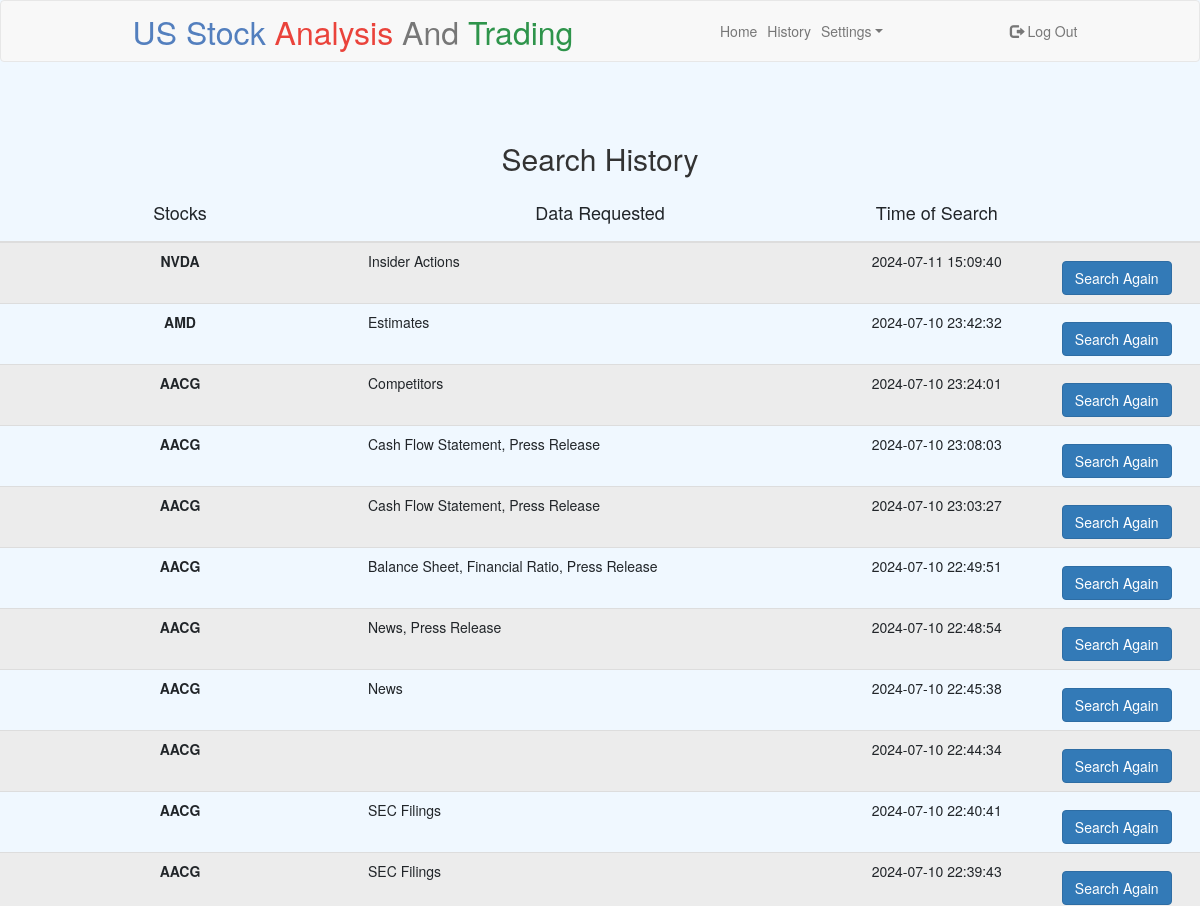
/history (signed in, upper part), run on an earlier commit of the app's database.
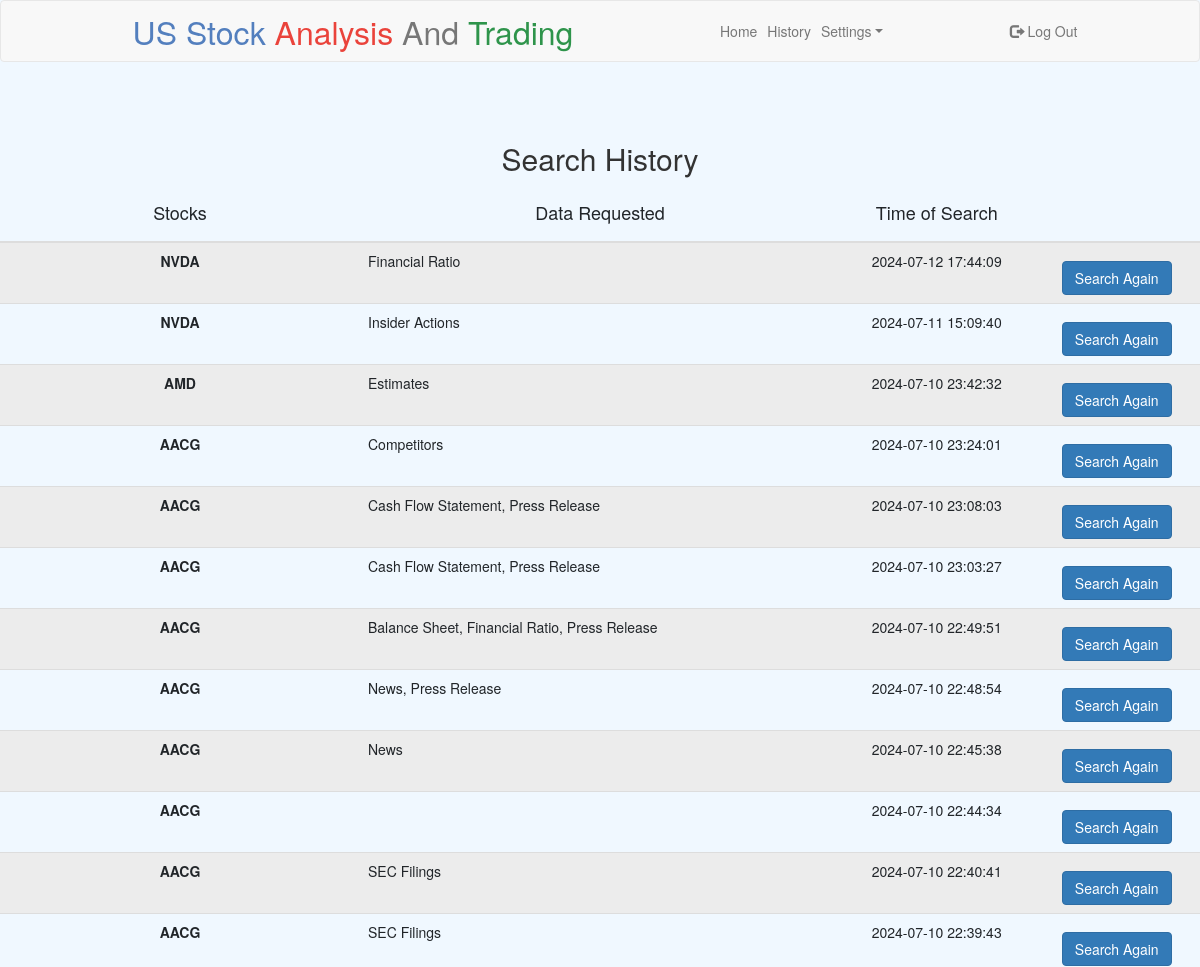
And on a later commit of the database.
### tables this page shows
CREATE TABLE search_history(id integer primary key autoincrement, s_comp, s_content, user_id, time, FOREIGN KEY(user_id) REFERENCES users(id));

### app.py (the view)
@app.route('/history', methods=['GET', 'POST'])
@login_required
def history():
    id = session.get("user_id")
    if request.method == 'POST':
        btn = request.form.get('button')
    else:
        history = db.execute(
            'SELECT * FROM search_history WHERE user_id = ? ORDER BY id DESC', id)
        print(history)
        return render_template('history.html', history=history)

### app.py (called while the page is built)
@app.after_request
def after_request(response):
    response.headers["Cache-Control"] = "no-cache, no-store, must-revalidate"
    response.headers["Expires"] = 0
    response.headers["Pragma"] = "no-cache"
    return response

def login_required(f):
    @wraps(f)
    def decorated_function(*args, **kwargs):
        if session.get("user_id") is None:
            return redirect("/login")
        return f(*args, **kwargs)
    return decorated_function

### templates/history.html (shortened to what this page needs)
{% extends "layout.html" %}
{% block content %}
<h2>Search History</h2>
<div>
    <table class="table table-striped table-hover table-responsive">
        <thead>
            <tr>
                <th class="text-center" style="width:30%">
                    <h4>Stocks</h4>
                </th>
                <th class="text-center" style="width:40%">
                    <h4>Data Requested</h4>
                </th>
                <th class="text-center" style="width:10">
                    <h4>Time of Search</h4>
                </th>
                <th class="text-center" style="width:10">
                </th>
            </tr>
        </thead>
        <tbody>
            {% for row in history %}
            <tr>
                <td class="text-center"><strong>{{ row['s_comp'] }}</strong></td>
                <td>{{ row['s_content'] }}</td>
                <td class="text-center">{{ row['time'] }}</td>
                <td class="text-center">
                    <button type="submit" class="btn btn-primary mt-3">Search Again</button>
                </td>
            </tr>
            {% endfor %}
        </tbody>
    </table>
</div>
{% endblock %}

### templates/layout.html (shortened to what this page needs)
<!DOCTYPE html>
<html>
<head>
    <link href="https://cdn.jsdelivr.net/npm/bootstrap@5.2.3/dist/css/bootstrap.min.css" rel="stylesheet"
>
    <link rel="stylesheet" href="/static/style.css">
    <link rel="stylesheet" href="https://maxcdn.bootstrapcdn.com/bootstrap/3.4.1/css/bootstrap.min.css">
</head>
<body class="custom-navbar">
    <nav class="navbar navbar-default navbar navbar-expand-lg">
        <div class="container-fluid">
            <div class="navbar-header">
                <a class="navbar-brand" href="/"><span class="blue">US Stock </span><span class="red">Analysis
                    </span><span class="dark">And </span><span class="green">Trading </span></a>
            </div>
            {% if session["user_id"] %}
            <ul class="nav navbar-nav">
                <li><a class="nav-link" href="/">
                        <h7>Home</h7>
                    </a></li>
                <li><a class="nav-link" href="/history">History</a></li>
                <li class="nav-item dropdown">
                    <a class="nav-link dropdown-toggle" href="#" role="button" data-bs-toggle="dropdown">Settings</a>
                </li>
            </ul>
            <ul class="nav navbar-nav navbar-right">
                <li><a class="nav-link" href="/logout">
                        <span class="glyphicon glyphicon-log-out"></span>
                        Log Out</a></li>
            </ul>
            {% endif %}
        </div>
    </nav>
    <br><br>
    <main>
        {% block content %}
        {% endblock %}
    </main>
</body>
</html>

### static/style.css (style rules this page uses)
body { font-family: Arial, sans-serif; margin: 20px; }
h1, h2, h3, h4, h5 { text-align: center; font-weight: bold; }
table { width: 100%; border-collapse: collapse; }
th, td { padding: 8px; text-align: left; border-bottom: 1px solid #ddd; }
th { background-color: #f2f2f2; }
nav .navbar-brand { font-size: xx-large; }
nav .navbar-brand .blue { color: #537fbe; }
nav .navbar-brand .red { color: #ea433b; }
nav .navbar-brand .green { color: #2e944b; }
.custom-navbar { background-color: #F0F8FF; }

What changed in the data, as far as the page shows it:
added search_history: s_comp "NVDA", s_content "Financial Ratio", time "2024-07-12 17:44:09"
